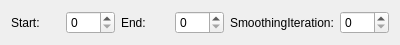
<?xml version="1.0" encoding="UTF-8"?>
<ui version="4.0">
 <class>QvtkDiscreteMarchingCubes</class>
 <widget class="QWidget" name="QvtkDiscreteMarchingCubes">
  <property name="geometry">
   <rect>
    <x>0</x>
    <y>0</y>
    <width>400</width>
    <height>38</height>
   </rect>
  </property>
  <property name="windowTitle">
   <string>Form</string>
  </property>
  <layout class="QHBoxLayout" name="horizontalLayout">
   <item>
    <widget class="QLabel" name="label">
     <property name="text">
      <string>Start:</string>
     </property>
    </widget>
   </item>
   <item>
    <widget class="QSpinBox" name="spinBoxStart"/>
   </item>
   <item>
    <widget class="QLabel" name="label_2">
     <property name="text">
      <string>End:</string>
     </property>
    </widget>
   </item>
   <item>
    <widget class="QSpinBox" name="spinBoxEnd"/>
   </item>
   <item>
    <widget class="QLabel" name="label_3">
     <property name="text">
      <string>SmoothingIteration:</string>
     </property>
    </widget>
   </item>
   <item>
    <widget class="QSpinBox" name="spinBoxSmoothingIterations"/>
   </item>
  </layout>
 </widget>
 <resources/>
 <connections/>
</ui>
